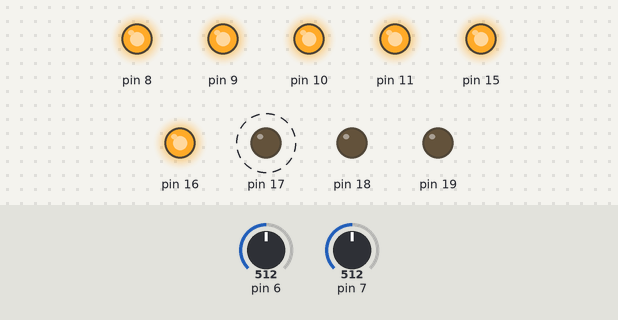
Bench run of a sketch on a simulated Arduino Uno, built with avr-gcc and run on an emulated ATmega328P. Parts: output pins drawn as LEDs (lit = HIGH). Dashed ring = blinking. The test bench sets the inputs (shaded band); at power-on: pin 6 = 512, pin 7 = 512. Pins used as bus, display or sensor lines are not drawn.

Above: at 0.8 s.
0.9 s: pin 6 set to 716
At 3.5 s:
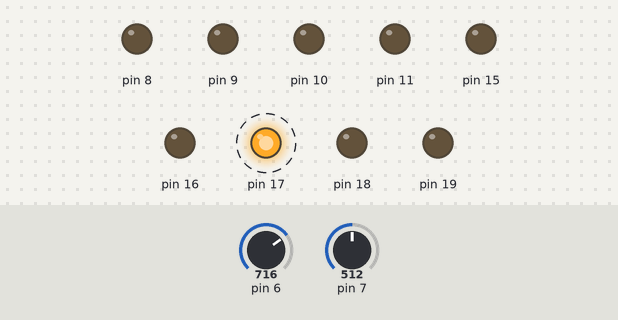
3.9 s: pin 7 set to 697
At 4.05 s:
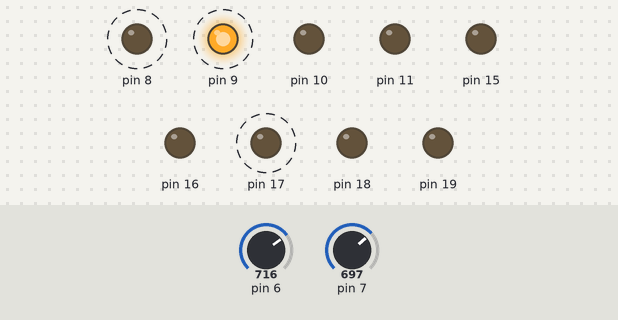
6.9 s: pin 7 set to 727
At 8.1 s:
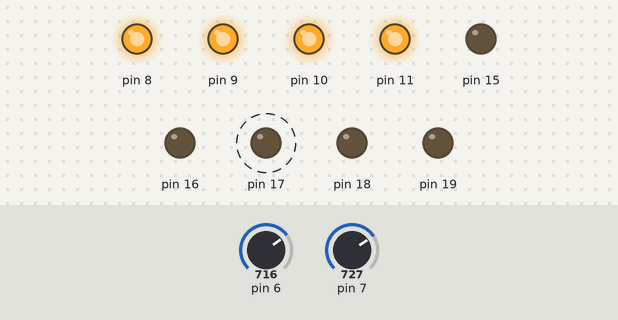
9.9 s: pin 6 set to 741
At 11.1 s:
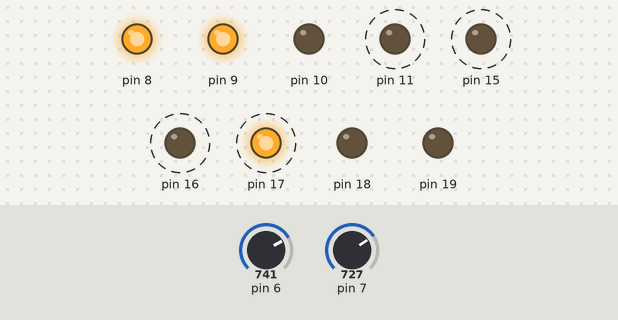
12.9 s: pin 6 set to 511
15.9 s: pin 7 set to 523
18.9 s: pin 7 set to 498
Timing chart, 0 to 22.9 s (numbered marks = the images above; inputs shaded):
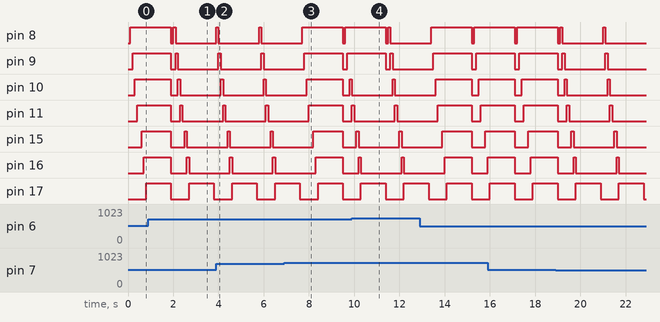

Measured:
- the behaviour switches between 715 and 716 on pin 7 (found by bisection; images 2 and 3)
- the behaviour switches between 727 and 728 on pin 6 (found by bisection; images 3 and 4)
- by itself, pin 17: alternates HIGH for 1.1 s and LOW for 0.80 s

The sketch:

main.ino
```cpp
#include <avr/io.h>
#include <avr/interrupt.h>
#include <util/delay.h>

void writeBytes(int data) {
    PORTC &= 0b00110000;
    PORTB &= 0b00000000;
    PORTC |= (data & 0b11110000) >> 4;
    PORTB |= (data & 0b00001111) << 0;
}

void setEOC() {
    PORTC |=  (1 << PC4);
}

void clearEOC() {
    PORTC &= ~(1 << PC4);
}

void setDataValid() {
    PORTC |=  (1 << PC5);
}

void clearDataValid() {
    PORTC &= ~(1 << PC5);
}

int startConvertion() {
    int data = 0;
    int last = 0;
    writeBytes(data);
    _delay_ms(100);
    for (int i = 0; i < 8; i++) {

        last = data;
        data |= 1 << i;
        writeBytes(data);
        _delay_ms(100);

        if(ACSR & (1 << ACO)) {
            data = last;
        }
    }
    _delay_ms(1000);
    return data;
}

void configureComperatorAndPins() {

    // ADCSRA – ADC Control and Status Register A
    ADCSRA &= ~(1 << ADEN); // Disable the ADC ###

    // ADCSRB – ADC Control and Status Register B
    ADCSRB &= ~(1 << ACME);   // Disable Multiplexer


    // ACSR – Analog Comparator Control and Status Register
    ACSR &= ~(1 << ACD);  // Clear bit 7 of ACSR to enable the comparator
    ACSR &= ~(1 << ACBG); // Clear bit 6 of ACSR to disable the comparator band gap select

    // ADMUX – ADC Multiplexer Selection Register
    ADMUX |= (1 << MUX0);
    ADMUX |= (1 << MUX1);

    // DIDR1 – Digital Input Disable Register 1
    DIDR1  |= (1 << AIN1D | 1 << AIN0D);   // Clear bit 1 of DIDR1 to disable the digital input buffer

    // Set Output / Input
    DDRB = 0b00001111;
    DDRC = 0b00111111;
    DDRD  &= ~((1 << PD6) | (1 << PD7)); // Set PC0 and PC1 as inputs
    PORTD &= ~((1 << PD6) | (1 << PD7)); // Disable Pull-Up Resistors on PC0 and PC1

}

int main(void) {

    // SREG – AVR Status Register
    cli(); // Clear bit 7 of SREG to disable global interrupts

    configureComperatorAndPins();

    // SREG – AVR Status Register
    sei(); // Set bit 7 of SREG to enable global interrupts


    while (true) {

        startConvertion();
    }
}
```
